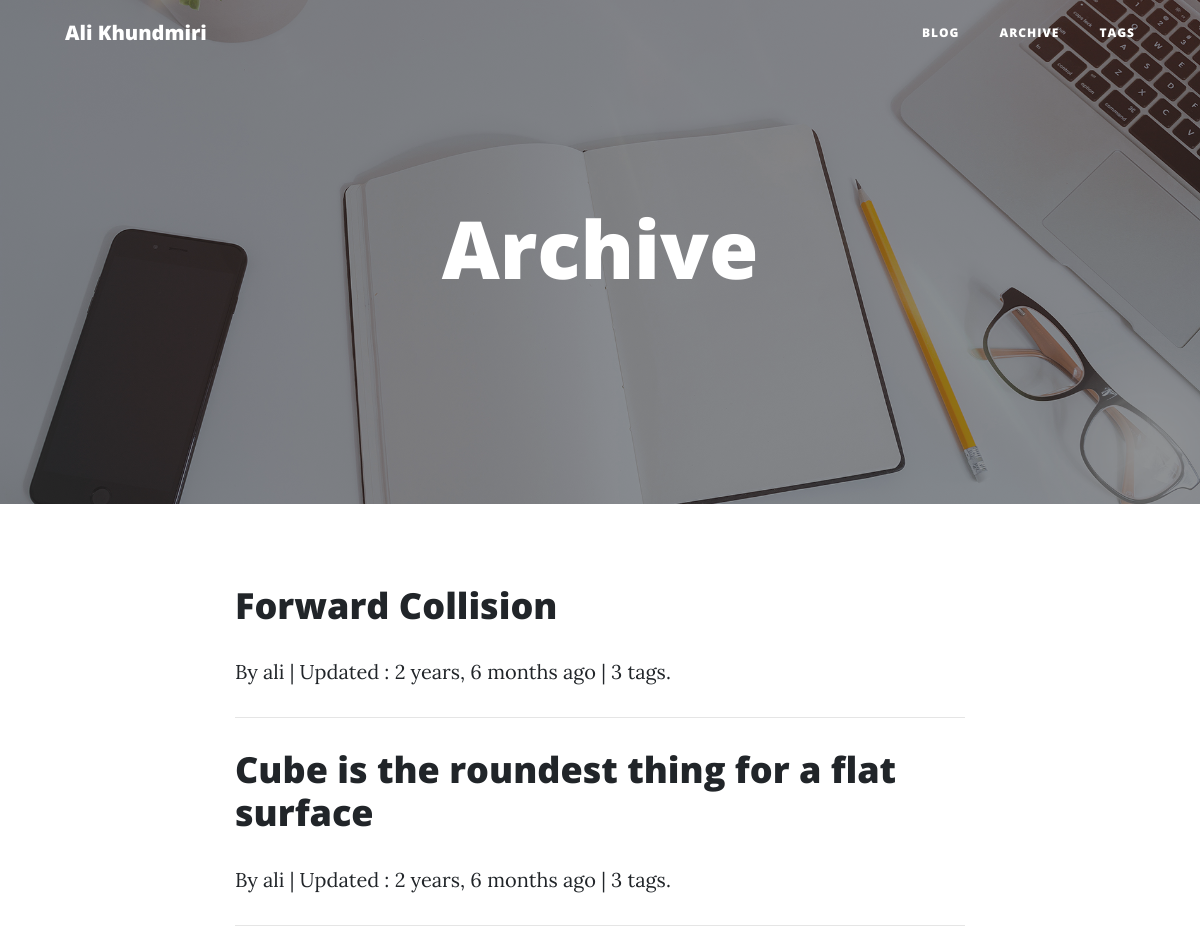
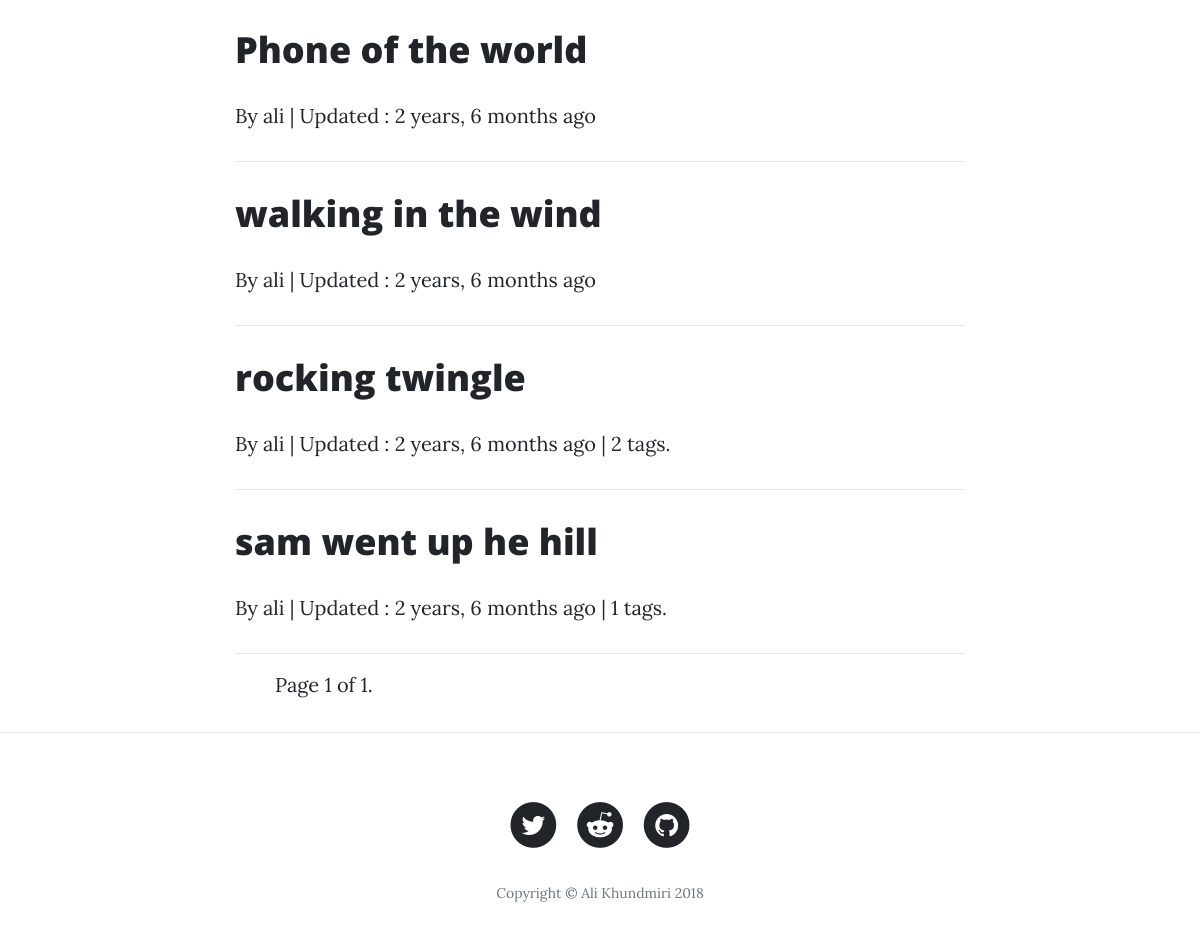
The page /blog/archive on the database its author committed (2 pictures, top to bottom).
### blogs/models.py (models this page shows, shortened)
class Post(models.Model):
    app_name = "Blogs"
    slug = models.SlugField(unique=True)
    title = models.CharField(max_length=300)
    detail = models.TextField(max_length=23000)
    tags = models.ManyToManyField(taggers, null=True, blank=True)
    image = models.ImageField(
        upload_to=upload_location,
        null = True,
        blank = True,
        height_field = "height_field",
        width_field = "width_field",
    )
    height_field = models.IntegerField(default=0)
    width_field = models.IntegerField(default=0)
    draft = models.BooleanField(default=False)
    publish = models.DateField(auto_now=False, auto_now_add=False, default=timezone.now())
    user = models.ForeignKey(settings.AUTH_USER_MODEL, default=1, on_delete=models.CASCADE)
    timestamp = models.DateTimeField(auto_now=False, auto_now_add=True)
    updated = models.DateTimeField(auto_now=True, auto_now_add=False)
    def get_absolute_url(self):
        return reverse("blogs:detail", kwargs={"slug" : self.slug})
    class Meta:
        ordering = ["-timestamp", "-updated"]
    objects = PostBlogManager()

### blogs/views.py (the view)
def blog_archive(request):
    today = timezone.now().date()
    all_tags = taggers.objects.all()
    posting_privilage = False
    all_blogs_list = Post.objects.active()
    if request.user.is_staff or request.user.is_superuser:
        all_blogs_list = Post.objects.all()
        posting_privilage = True
    query = request.GET.get("q")
    if query:
        all_blogs_list = all_blogs_list.filter(
            Q(title__icontains=query)|
            Q(detail__icontains=query)
        ).distinct()
    paginator = Paginator(all_blogs_list, 50) # show 50 Blogs per page
    page_request_var = "page"
    page = request.GET.get(page_request_var)
    try:
        all_blogs = paginator.page(page)
    except PageNotAnInteger:
        all_blogs = paginator.page(1)
    except EmptyPage:
        all_blogs = paginator.page(paginator.num_pages)
    context = {
        "dis_play" : "mode_174",
        "nbar" : "blog",
        'all_blogs' : all_blogs,
        'all_tags' : all_tags,
        "title" : "Blogs",
        "page_request_var" : page_request_var,
        "posting_privilage" : posting_privilage,
        "today" : today
    }
    return render(request, "blogs/blog_n_archive.html", context)

### blogs/models.py (called while the page is built)
    def active(self, *args, **kwargs):
        return super(PostBlogManager, self).filter(draft = False).filter(publish__lte = timezone.now())

### blogs/templates/blogs/blog_n_archive.html (shortened to what this page needs)
{% extends "blog_base.html" %}
{% load staticfiles %}
{% load markdown_deux_tags %}
{% block content %}
<header class="masthead" style="background-image: url({% static 'blog/img/home-bg.jpg' %})">
	<div class="overlay"></div>
	<div class="container">
		<div class="row">
			<div class="col-lg-8 col-md-10 mx-auto">
				<div class="site-heading">
					<h1>Archive</h1>
				</div>
			</div>
		</div>
	</div>
</header>
<div class="container">
	<div class="row">
		<div class="col-lg-8 col-md-10 mx-auto">
			{% for blog in all_blogs %}
			<div class="post-preview">
				<a href="{{ blog.get_absolute_url }}">
					<h4 class="post-title">
						{{ blog.title }}
					</h4>
					<p class="post-meta">
						By {{ blog.user }}
						| {% if blog.timestamp <= blog.updated %}
						Updated : {{ blog.updated|timesince }} ago
						{% else %}
						Added : {{ blog.timestamp|timesince }} ago
						{% endif %}
						{% if blog.tags.all %}
						| {{blog.tags.all|length}} tags.
						{% endif %}
					</p>
				</a>
			</div>
			<hr>
			{% endfor %}
		{% if all_blogs %}
		<div class="pagination col-lg-12 clearfix">
			<ul class="step-links pager">
				<span class="current">
					Page {{ all_blogs.number }} of {{ all_blogs.paginator.num_pages }}.
				</span>
			</ul>
		</div>
		{% endif %}
</div>
</div>
</div>
{% endblock %}

### rows shown on the page
Post: title "Forward Collision", user "ali", updated "2 years, 6 months", tags.all|length "3"
Post: title "Cube is the roundest thing for a flat surface", user "ali", updated "2 years, 6 months", tags.all|length "3"
Post: title "Phone of the world", user "ali", updated "2 years, 6 months"
Post: title "walking in the wind", user "ali", updated "2 years, 6 months"
Post: title "rocking twingle", user "ali", updated "2 years, 6 months", tags.all|length "2"
Post: title "sam went up he hill", user "ali", updated "2 years, 6 months", tags.all|length "1"

### other values the page prints
{{ all_blogs.number }} "1"
{{ all_blogs.paginator.num_pages }} "1"
